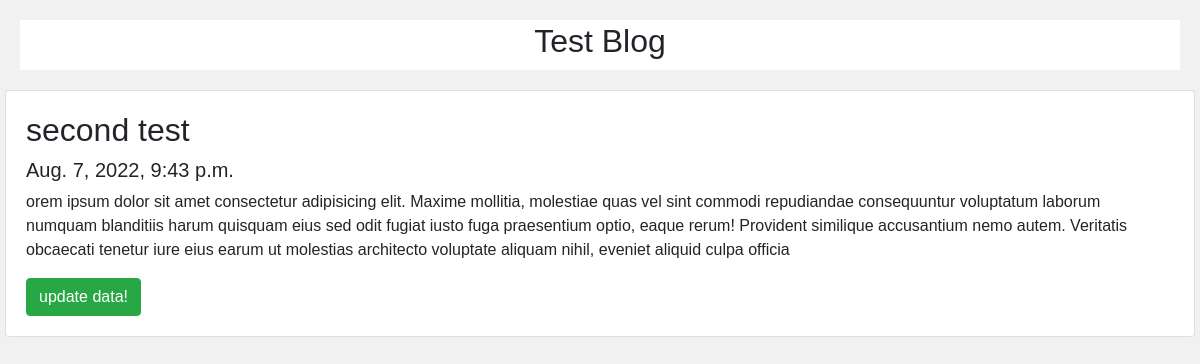
Screenshot of /post/2 with the database file from the repository.
### posts/models.py (models this page shows)
class Post(models.Model):
    title=models.CharField(max_length=100)
    body=models.CharField(max_length=100000)
    created_At=models.DateTimeField(default=datetime.now,blank=True)

### posts/views.py (the view)
# urls.py: ,path('post/<str:pk>',views.post,name='post')
def post(request,pk):
    posts=Post.objects.get(id=pk)
    return render(request,'post.html',{
        'posts':posts
    })

### templates/post.html (shortened to what this page needs)
<!DOCTYPE html>
<html>
<head>
    <link rel="stylesheet" href="https://cdn.jsdelivr.net/npm/bootstrap@4.3.1/dist/css/bootstrap.min.css">
</head>
<body>
<div class="header">
  <h2>Test Blog</h2>
</div>
<div class="row">
  <div class="leftcolumn">
    <div class="card">
        <h2>{{posts.title}}</h2>
        <h5>{{posts.created_At}}</h5>
        <p>{{posts.body}}</p>
        <a href="/edit/{{posts.id}}">
    <button  class="btn btn-success">update data!</button>
        </a>
    </div>
  </div>
</div>
</body>
</html>

### templates/post.html (style rules this page uses)
* { box-sizing: border-box; }
body { font-family: Arial; padding: 20px; background: #f1f1f1; }
.header { padding: 2px; font-size: 40px; text-align: center; background: white; }
.leftcolumn { float: left; width: 100%; }
.card { background-color: white; padding: 20px; margin-top: 20px; }
.row:after { content: ""; display: table; clear: both; }

### rows the page displays
Post: title "second test", created_At "Aug. 7, 2022, 9:43 p.m.", body "orem ipsum dolor sit amet consectetur adipisicing elit. Maxime mollitia, molestiae quas vel sint commodi repudiandae consequuntur voluptatum laborum numquam blanditiis harum quisquam eius sed odit fugiat iusto fuga praesentium optio, eaque rerum! Provident similique accusantium nemo autem. Veritatis obcaecati tenetur iure eius earum ut molestias architecto voluptate aliquam nihil, eveniet aliquid culpa officia"
